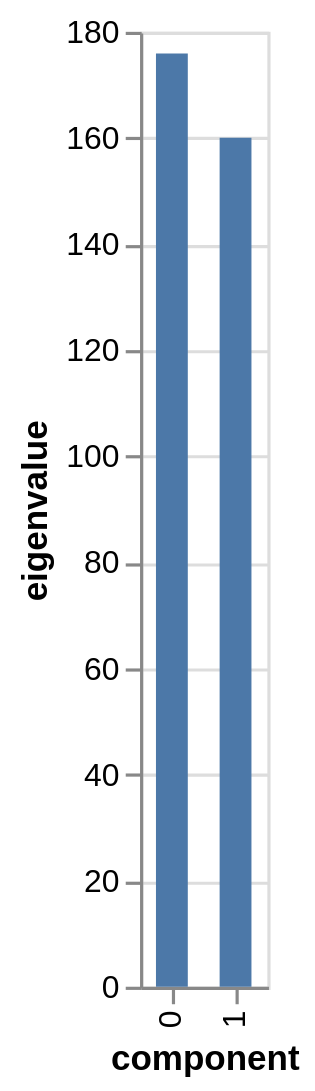

The notebook cell this image was saved under:
### Code cell
famd.scree_plot()

### Figure 1 — Vega-Lite specification as saved in the notebook (floating-point values rounded to 4 significant figures)
{"config": {"view": {"continuousWidth": 300, "continuousHeight": 300}}, "data": {"name": "data-bb8634c333e011eacd79f99ad19a716b"}, "mark": {"type": "bar", "size": 10}, "encoding": {"tooltip": [{"field": "component", "type": "nominal"}, {"field": "eigenvalue", "type": "quantitative"}, {"field": "% of variance", "type": "quantitative"}, {"field": "% of variance (cumulative)", "type": "quantitative"}], "x": {"field": "component", "type": "nominal"}, "y": {"field": "eigenvalue", "type": "quantitative"}}, "$schema": "https://vega.github.io/schema/vega-lite/v5.20.1.json", "datasets": {"data-bb8634c333e011eacd79f99ad19a716b": [{"component": "0", "eigenvalue": 175.9, "% of variance": 1.545, "% of variance (cumulative)": 1.545}, {"component": "1", "eigenvalue": 160.0, "% of variance": 1.405, "% of variance (cumulative)": 2.95}]}}
